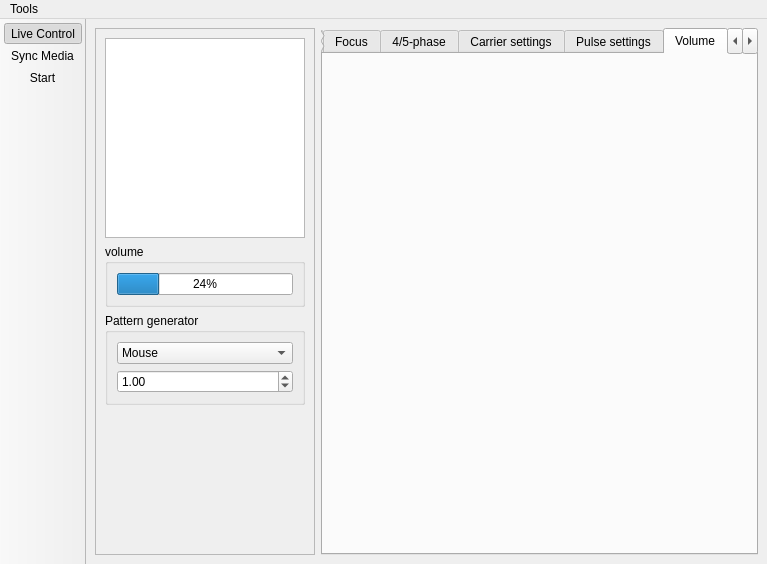
<?xml version="1.0" encoding="UTF-8"?>
<ui version="4.0">
 <class>MainWindow</class>
 <widget class="QMainWindow" name="MainWindow">
  <property name="geometry">
   <rect>
    <x>0</x>
    <y>0</y>
    <width>767</width>
    <height>564</height>
   </rect>
  </property>
  <property name="windowTitle">
   <string>restim_dual</string>
  </property>
  <property name="windowIcon">
   <iconset>
    <normaloff>../resources/favicon.png</normaloff>../resources/favicon.png</iconset>
  </property>
  <widget class="QWidget" name="centralwidget">
   <layout class="QHBoxLayout" name="horizontalLayout">
    <property name="leftMargin">
     <number>0</number>
    </property>
    <property name="topMargin">
     <number>0</number>
    </property>
    <property name="rightMargin">
     <number>0</number>
    </property>
    <property name="bottomMargin">
     <number>0</number>
    </property>
    <item>
     <widget class="QStackedWidget" name="stackedWidget">
      <property name="currentIndex">
       <number>0</number>
      </property>
      <widget class="QWidget" name="page_control">
       <layout class="QHBoxLayout" name="horizontalLayout_2">
        <item>
         <widget class="QFrame" name="frame">
          <property name="sizePolicy">
           <sizepolicy hsizetype="Fixed" vsizetype="Preferred">
            <horstretch>0</horstretch>
            <verstretch>0</verstretch>
           </sizepolicy>
          </property>
          <property name="frameShape">
           <enum>QFrame::StyledPanel</enum>
          </property>
          <property name="frameShadow">
           <enum>QFrame::Raised</enum>
          </property>
          <layout class="QVBoxLayout" name="verticalLayout">
           <item>
            <widget class="PhaseWidgetAlphaBeta" name="graphicsView">
             <property name="sizePolicy">
              <sizepolicy hsizetype="Fixed" vsizetype="Fixed">
               <horstretch>0</horstretch>
               <verstretch>0</verstretch>
              </sizepolicy>
             </property>
             <property name="minimumSize">
              <size>
               <width>200</width>
               <height>200</height>
              </size>
             </property>
             <property name="maximumSize">
              <size>
               <width>200</width>
               <height>200</height>
              </size>
             </property>
            </widget>
           </item>
           <item>
            <widget class="QGroupBox" name="groupBox_3">
             <property name="title">
              <string>volume</string>
             </property>
             <layout class="QVBoxLayout" name="verticalLayout_7">
              <item>
               <widget class="VolumeWidget" name="progressBar_volume">
                <property name="value">
                 <number>24</number>
                </property>
               </widget>
              </item>
             </layout>
            </widget>
           </item>
           <item>
            <widget class="QGroupBox" name="groupBox">
             <property name="title">
              <string>Pattern generator</string>
             </property>
             <layout class="QVBoxLayout" name="verticalLayout_2">
              <item>
               <widget class="QComboBox" name="comboBox_patternSelect">
                <item>
                 <property name="text">
                  <string>Mouse</string>
                 </property>
                </item>
                <item>
                 <property name="text">
                  <string>Circle</string>
                 </property>
                </item>
                <item>
                 <property name="text">
                  <string>A</string>
                 </property>
                </item>
                <item>
                 <property name="text">
                  <string>B</string>
                 </property>
                </item>
                <item>
                 <property name="text">
                  <string>C</string>
                 </property>
                </item>
               </widget>
              </item>
              <item>
               <widget class="QDoubleSpinBox" name="doubleSpinBox">
                <property name="singleStep">
                 <double>0.100000000000000</double>
                </property>
                <property name="value">
                 <double>1.000000000000000</double>
                </property>
               </widget>
              </item>
             </layout>
            </widget>
           </item>
           <item>
            <spacer name="verticalSpacer">
             <property name="orientation">
              <enum>Qt::Vertical</enum>
             </property>
             <property name="sizeHint" stdset="0">
              <size>
               <width>20</width>
               <height>40</height>
              </size>
             </property>
            </spacer>
           </item>
          </layout>
         </widget>
        </item>
        <item>
         <widget class="QTabWidget" name="tabWidget">
          <property name="enabled">
           <bool>true</bool>
          </property>
          <property name="currentIndex">
           <number>5</number>
          </property>
          <widget class="ThreePhaseSettingsWidget" name="tab_threephase">
           <attribute name="title">
            <string>3-phase</string>
           </attribute>
          </widget>
          <widget class="QWidget" name="tab_focus">
           <property name="enabled">
            <bool>true</bool>
           </property>
           <attribute name="title">
            <string>Focus</string>
           </attribute>
           <widget class="PhaseWidgetFocus" name="graphicsView_focus">
            <property name="geometry">
             <rect>
              <x>60</x>
              <y>50</y>
              <width>256</width>
              <height>192</height>
             </rect>
            </property>
           </widget>
          </widget>
          <widget class="FivePhaseSettingsWidget" name="tab_fivephase">
           <attribute name="title">
            <string>4/5-phase</string>
           </attribute>
           <layout class="QVBoxLayout" name="verticalLayout_3"/>
          </widget>
          <widget class="CarrierSettingsWidget" name="tab_carrier">
           <attribute name="title">
            <string>Carrier settings</string>
           </attribute>
          </widget>
          <widget class="PulseSettingsWidget" name="tab_pulse_settings">
           <attribute name="title">
            <string>Pulse settings</string>
           </attribute>
          </widget>
          <widget class="VolumeControlWidget" name="tab_volume">
           <attribute name="title">
            <string>Volume</string>
           </attribute>
           <layout class="QVBoxLayout" name="verticalLayout_6">
            <property name="spacing">
             <number>0</number>
            </property>
            <property name="leftMargin">
             <number>0</number>
            </property>
            <property name="topMargin">
             <number>0</number>
            </property>
            <property name="rightMargin">
             <number>0</number>
            </property>
            <property name="bottomMargin">
             <number>6</number>
            </property>
           </layout>
          </widget>
          <widget class="VibrationSettingsWidget" name="tab_vibrate">
           <attribute name="title">
            <string>Vibration</string>
           </attribute>
          </widget>
          <widget class="WaveformDetailsWidget" name="tab_details">
           <attribute name="title">
            <string>Details</string>
           </attribute>
          </widget>
         </widget>
        </item>
       </layout>
      </widget>
      <widget class="MediaSettingsWidget" name="page_media"/>
      <widget class="QWidget" name="page_device">
       <widget class="QLabel" name="label_3">
        <property name="geometry">
         <rect>
          <x>100</x>
          <y>90</y>
          <width>261</width>
          <height>31</height>
         </rect>
        </property>
        <property name="text">
         <string>Restim doesn't have device configruation yet :(</string>
        </property>
       </widget>
      </widget>
      <widget class="QWidget" name="page_log">
       <widget class="QLabel" name="label_2">
        <property name="geometry">
         <rect>
          <x>80</x>
          <y>70</y>
          <width>221</width>
          <height>31</height>
         </rect>
        </property>
        <property name="text">
         <string>Restim doesn't have a log yet :(</string>
        </property>
       </widget>
      </widget>
     </widget>
    </item>
   </layout>
  </widget>
  <widget class="QMenuBar" name="menuBar">
   <property name="geometry">
    <rect>
     <x>0</x>
     <y>0</y>
     <width>767</width>
     <height>21</height>
    </rect>
   </property>
   <widget class="QMenu" name="menuTools">
    <property name="title">
     <string>Tools</string>
    </property>
    <addaction name="actionDevice_selection_wizard"/>
    <addaction name="actionFunscript_conversion"/>
    <addaction name="actionPreferences"/>
   </widget>
   <addaction name="menuTools"/>
  </widget>
  <widget class="QToolBar" name="toolBar">
   <property name="windowTitle">
    <string>toolBar</string>
   </property>
   <property name="movable">
    <bool>false</bool>
   </property>
   <property name="iconSize">
    <size>
     <width>65</width>
     <height>48</height>
    </size>
   </property>
   <property name="toolButtonStyle">
    <enum>Qt::ToolButtonTextUnderIcon</enum>
   </property>
   <attribute name="toolBarArea">
    <enum>LeftToolBarArea</enum>
   </attribute>
   <attribute name="toolBarBreak">
    <bool>false</bool>
   </attribute>
   <addaction name="actionControl"/>
   <addaction name="actionMedia"/>
   <addaction name="actionStart"/>
  </widget>
  <action name="actionFunscript_conversion">
   <property name="text">
    <string>Funscript conversion (1d -&gt; 2d)</string>
   </property>
  </action>
  <action name="actionPreferences">
   <property name="text">
    <string>Preferences</string>
   </property>
  </action>
  <action name="actionDevice_selection_wizard">
   <property name="text">
    <string>Device selection</string>
   </property>
  </action>
  <action name="actionControl">
   <property name="checkable">
    <bool>true</bool>
   </property>
   <property name="checked">
    <bool>true</bool>
   </property>
   <property name="icon">
    <iconset resource="../resources/restim.qrc">
     <normaloff>:/restim/sliders_poly.svg</normaloff>:/restim/sliders_poly.svg</iconset>
   </property>
   <property name="text">
    <string>Live Control</string>
   </property>
   <property name="shortcut">
    <string>Ctrl+1</string>
   </property>
  </action>
  <action name="actionMedia">
   <property name="checkable">
    <bool>true</bool>
   </property>
   <property name="icon">
    <iconset resource="../resources/restim.qrc">
     <normaloff>:/restim/film-1_poly.svg</normaloff>:/restim/film-1_poly.svg</iconset>
   </property>
   <property name="text">
    <string>Sync Media</string>
   </property>
   <property name="shortcut">
    <string>Ctrl+2</string>
   </property>
  </action>
  <action name="actionDevice">
   <property name="checkable">
    <bool>true</bool>
   </property>
   <property name="icon">
    <iconset resource="../resources/restim.qrc">
     <normaloff>:/restim/plug-1_poly.svg</normaloff>:/restim/plug-1_poly.svg</iconset>
   </property>
   <property name="text">
    <string>Device</string>
   </property>
   <property name="shortcut">
    <string>Ctrl+3</string>
   </property>
  </action>
  <action name="actionStart">
   <property name="icon">
    <iconset>
     <normaloff>:/newPrefix/play_poly.svg</normaloff>
     <normalon>../resources/stop-sign_poly.svg</normalon>:/newPrefix/play_poly.svg</iconset>
   </property>
   <property name="text">
    <string>Start</string>
   </property>
  </action>
  <action name="actionLog">
   <property name="checkable">
    <bool>true</bool>
   </property>
   <property name="icon">
    <iconset resource="../resources/restim.qrc">
     <normaloff>:/restim/docs-1_poly.svg</normaloff>:/restim/docs-1_poly.svg</iconset>
   </property>
   <property name="text">
    <string>Log</string>
   </property>
   <property name="shortcut">
    <string>Ctrl+4</string>
   </property>
  </action>
 </widget>
 <customwidgets>
  <customwidget>
   <class>CarrierSettingsWidget</class>
   <extends>QWidget</extends>
   <header>qt_ui/carrier_settings_widget.h</header>
   <container>1</container>
  </customwidget>
  <customwidget>
   <class>PhaseWidgetAlphaBeta</class>
   <extends>QGraphicsView</extends>
   <header>qt_ui/widgets/phase_widget.h</header>
  </customwidget>
  <customwidget>
   <class>WaveformDetailsWidget</class>
   <extends>QWidget</extends>
   <header>qt_ui/waveform_details_widget.h</header>
   <container>1</container>
  </customwidget>
  <customwidget>
   <class>VolumeControlWidget</class>
   <extends>QWidget</extends>
   <header>qt_ui/volume_control_widget.h</header>
   <container>1</container>
  </customwidget>
  <customwidget>
   <class>VolumeWidget</class>
   <extends>QProgressBar</extends>
   <header>qt_ui/widgets/volume_widget.h</header>
  </customwidget>
  <customwidget>
   <class>FivePhaseSettingsWidget</class>
   <extends>QWidget</extends>
   <header>qt_ui/five_phase_settings_widget.h</header>
   <container>1</container>
  </customwidget>
  <customwidget>
   <class>PhaseWidgetFocus</class>
   <extends>QGraphicsView</extends>
   <header>qt_ui/widgets/phase_widget.h</header>
  </customwidget>
  <customwidget>
   <class>ThreePhaseSettingsWidget</class>
   <extends>QWidget</extends>
   <header>qt_ui/three_phase_settings_widget.h</header>
   <container>1</container>
  </customwidget>
  <customwidget>
   <class>PulseSettingsWidget</class>
   <extends>QWidget</extends>
   <header>qt_ui/pulse_settings_widget.h</header>
   <container>1</container>
  </customwidget>
  <customwidget>
   <class>VibrationSettingsWidget</class>
   <extends>QWidget</extends>
   <header>qt_ui/vibration_settings_widget.h</header>
   <container>1</container>
  </customwidget>
  <customwidget>
   <class>MediaSettingsWidget</class>
   <extends>QWidget</extends>
   <header>qt_ui/media_settings_widget.h</header>
   <container>1</container>
  </customwidget>
 </customwidgets>
 <resources>
  <include location="../resources/restim.qrc"/>
 </resources>
 <connections/>
</ui>
